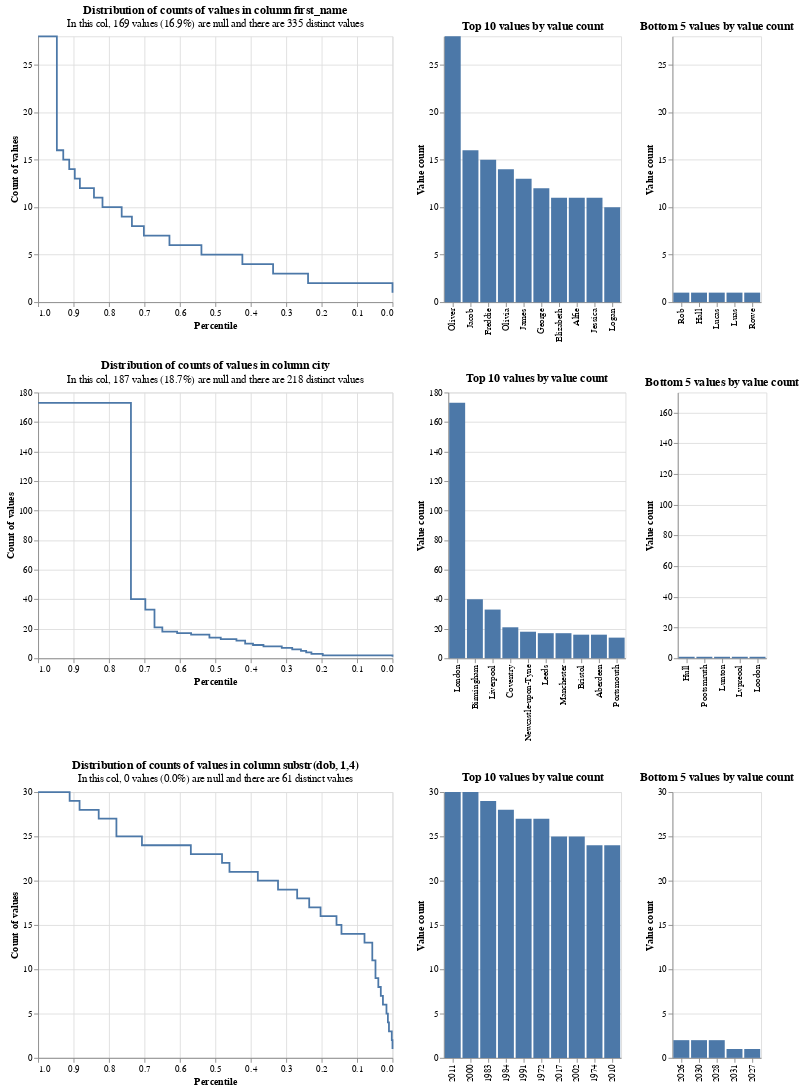

Notebook cell for this chart:
### Code cell
c = linker.profile_columns(["first_name", "city", "substr(dob, 1,4)"], top_n=10, bottom_n=5)

### Figure 1 — Vega-Lite specification as saved in the notebook (floating-point values rounded to 4 significant figures)
{"config": {"view": {"continuousWidth": 400, "continuousHeight": 300}}, "vconcat": [{"hconcat": [{"data": {"values": [{"percentile_ex_nulls": 0.9663, "percentile_inc_nulls": 0.972, "value_count": 28, "group_name": "first_name", "total_non_null_rows": 831, "total_rows_inc_nulls": 1000, "sum_tokens_in_value_count_group": 28.0, "distinct_value_count": 335}, {"percentile_ex_nulls": 0.9471, "percentile_inc_nulls": 0.956, "value_count": 16, "group_name": "first_name", "total_non_null_rows": 831, "total_rows_inc_nulls": 1000, "sum_tokens_in_value_count_group": 16.0, "distinct_value_count": 335}, {"percentile_ex_nulls": 0.929, "percentile_inc_nulls": 0.941, "value_count": 15, "group_name": "first_name", "total_non_null_rows": 831, "total_rows_inc_nulls": 1000, "sum_tokens_in_value_count_group": 15.0, "distinct_value_count": 335}, {"percentile_ex_nulls": 0.9122, "percentile_inc_nulls": 0.927, "value_count": 14, "group_name": "first_name", "total_non_null_rows": 831, "total_rows_inc_nulls": 1000, "sum_tokens_in_value_count_group": 14.0, "distinct_value_count": 335}, {"percentile_ex_nulls": 0.8965, "percentile_inc_nulls": 0.914, "value_count": 13, "group_name": "first_name", "total_non_null_rows": 831, "total_rows_inc_nulls": 1000, "sum_tokens_in_value_count_group": 13.0, "distinct_value_count": 335}, {"percentile_ex_nulls": 0.8821, "percentile_inc_nulls": 0.902, "value_count": 12, "group_name": "first_name", "total_non_null_rows": 831, "total_rows_inc_nulls": 1000, "sum_tokens_in_value_count_group": 12.0, "distinct_value_count": 335}, {"percentile_ex_nulls": 0.8424, "percentile_inc_nulls": 0.869, "value_count": 11, "group_name": "first_name", "total_non_null_rows": 831, "total_rows_inc_nulls": 1000, "sum_tokens_in_value_count_group": 33.0, "distinct_value_count": 335}, {"percentile_ex_nulls": 0.8183, "percentile_inc_nulls": 0.849, "value_count": 10, "group_name": "first_name", "total_non_null_rows": 831, "total_rows_inc_nulls": 1000, "sum_tokens_in_value_count_group": 20.0, "distinct_value_count": 335}, {"percentile_ex_nulls": 0.7641, "percentile_inc_nulls": 0.804, "value_count": 9, "group_name": "first_name", "total_non_null_rows": 831, "total_rows_inc_nulls": 1000, "sum_tokens_in_value_count_group": 45.0, "distinct_value_count": 335}, {"percentile_ex_nulls": 0.7353, "percentile_inc_nulls": 0.78, "value_count": 8, "group_name": "first_name", "total_non_null_rows": 831, "total_rows_inc_nulls": 1000, "sum_tokens_in_value_count_group": 24.0, "distinct_value_count": 335}, {"percentile_ex_nulls": 0.7016, "percentile_inc_nulls": 0.752, "value_count": 7, "group_name": "first_name", "total_non_null_rows": 831, "total_rows_inc_nulls": 1000, "sum_tokens_in_value_count_group": 28.0, "distinct_value_count": 335}, {"percentile_ex_nulls": 0.6294, "percentile_inc_nulls": 0.692, "value_count": 6, "group_name": "first_name", "total_non_null_rows": 831, "total_rows_inc_nulls": 1000, "sum_tokens_in_value_count_group": 60.0, "distinct_value_count": 335}, {"percentile_ex_nulls": 0.5391, "percentile_inc_nulls": 0.617, "value_count": 5, "group_name": "first_name", "total_non_null_rows": 831, "total_rows_inc_nulls": 1000, "sum_tokens_in_value_count_group": 75.0, "distinct_value_count": 335}, {"percentile_ex_nulls": 0.4236, "percentile_inc_nulls": 0.521, "value_count": 4, "group_name": "first_name", "total_non_null_rows": 831, "total_rows_inc_nulls": 1000, "sum_tokens_in_value_count_group": 96.0, "distinct_value_count": 335}, {"percentile_ex_nulls": 0.3369, "percentile_inc_nulls": 0.449, "value_count": 3, "group_name": "first_name", "total_non_null_rows": 831, "total_rows_inc_nulls": 1000, "sum_tokens_in_value_count_group": 72.0, "distinct_value_count": 335}, {"percentile_ex_nulls": 0.2383, "percentile_inc_nulls": 0.367, "value_count": 2, "group_name": "first_name", "total_non_null_rows": 831, "total_rows_inc_nulls": 1000, "sum_tokens_in_value_count_group": 82.0, "distinct_value_count": 335}, {"percentile_ex_nulls": 0.0, "percentile_inc_nulls": 0.169, "value_count": 1, "group_name": "first_name", "total_non_null_rows": 831, "total_rows_inc_nulls": 1000, "sum_tokens_in_value_count_group": 198.0, "distinct_value_count": 335}, {"percentile_ex_nulls": 1.0, "percentile_inc_nulls": 1.0, "value_count": 28, "group_name": "first_name", "total_non_null_rows": 831, "total_rows_inc_nulls": 1000, "sum_tokens_in_value_count_group": 28.0, "distinct_value_count": 335}]}, "mark": {"type": "line", "interpolate": "step-after"}, "encoding": {"x": {"type": "quantitative", "field": "percentile_ex_nulls", "sort": "descending", "title": "Percentile"}, "y": {"type": "quantitative", "field": "value_count", "title": "Count of values"}, "tooltip": [{"field": "value_count", "type": "quantitative"}, {"field": "percentile_ex_nulls", "type": "quantitative"}, {"field": "percentile_inc_nulls", "type": "quantitative"}, {"field": "total_non_null_rows", "type": "quantitative"}, {"field": "total_rows_inc_nulls", "type": "quantitative"}]}, "title": {"text": "Distribution of counts of values in column first_name", "subtitle": "In this col, 169 values (16.9%) are null and there are 335 distinct values"}}, {"data": {"values": [{"value_count": 28, "group_name": "first_name", "value": "Oliver", "total_non_null_rows": 831, "total_rows_inc_nulls": 1000, "distinct_value_count": 335}, {"value_count": 16, "group_name": "first_name", "value": "Jacob", "total_non_null_rows": 831, "total_rows_inc_nulls": 1000, "distinct_value_count": 335}, {"value_count": 15, "group_name": "first_name", "value": "Freddie", "total_non_null_rows": 831, "total_rows_inc_nulls": 1000, "distinct_value_count": 335}, {"value_count": 14, "group_name": "first_name", "value": "Olivia", "total_non_null_rows": 831, "total_rows_inc_nulls": 1000, "distinct_value_count": 335}, {"value_count": 13, "group_name": "first_name", "value": "James", "total_non_null_rows": 831, "total_rows_inc_nulls": 1000, "distinct_value_count": 335}, {"value_count": 12, "group_name": "first_name", "value": "George", "total_non_null_rows": 831, "total_rows_inc_nulls": 1000, "distinct_value_count": 335}, {"value_count": 11, "group_name": "first_name", "value": "Elizabeth", "total_non_null_rows": 831, "total_rows_inc_nulls": 1000, "distinct_value_count": 335}, {"value_count": 11, "group_name": "first_name", "value": "Alfie", "total_non_null_rows": 831, "total_rows_inc_nulls": 1000, "distinct_value_count": 335}, {"value_count": 11, "group_name": "first_name", "value": "Jessica", "total_non_null_rows": 831, "total_rows_inc_nulls": 1000, "distinct_value_count": 335}, {"value_count": 10, "group_name": "first_name", "value": "Logan", "total_non_null_rows": 831, "total_rows_inc_nulls": 1000, "distinct_value_count": 335}]}, "mark": "bar", "encoding": {"x": {"type": "nominal", "field": "value", "sort": "-y", "title": null}, "y": {"type": "quantitative", "field": "value_count", "title": "Value count"}, "tooltip": [{"field": "value", "type": "nominal"}, {"field": "value_count", "type": "quantitative"}, {"field": "total_non_null_rows", "type": "quantitative"}, {"field": "total_rows_inc_nulls", "type": "quantitative"}]}, "title": "Top 10 values by value count"}, {"data": {"values": [{"value_count": 1, "group_name": "first_name", "value": "Rob", "total_non_null_rows": 831, "total_rows_inc_nulls": 1000, "distinct_value_count": 335}, {"value_count": 1, "group_name": "first_name", "value": "Hall", "total_non_null_rows": 831, "total_rows_inc_nulls": 1000, "distinct_value_count": 335}, {"value_count": 1, "group_name": "first_name", "value": "Lucas", "total_non_null_rows": 831, "total_rows_inc_nulls": 1000, "distinct_value_count": 335}, {"value_count": 1, "group_name": "first_name", "value": "Luas", "total_non_null_rows": 831, "total_rows_inc_nulls": 1000, "distinct_value_count": 335}, {"value_count": 1, "group_name": "first_name", "value": "Rowe", "total_non_null_rows": 831, "total_rows_inc_nulls": 1000, "distinct_value_count": 335}]}, "mark": "bar", "encoding": {"x": {"type": "nominal", "field": "value", "sort": "-y", "title": null}, "y": {"type": "quantitative", "field": "value_count", "title": "Value count", "scale": {"domain": [0, 28]}}, "tooltip": [{"field": "value", "type": "nominal"}, {"field": "value_count", "type": "quantitative"}, {"field": "total_non_null_rows", "type": "quantitative"}, {"field": "total_rows_inc_nulls", "type": "quantitative"}]}, "title": "Bottom 5 values by value count"}]}, {"hconcat": [{"data": {"values": [{"percentile_ex_nulls": 0.7872, "percentile_inc_nulls": 0.827, "value_count": 173, "group_name": "city", "total_non_null_rows": 813, "total_rows_inc_nulls": 1000, "sum_tokens_in_value_count_group": 173.0, "distinct_value_count": 218}, {"percentile_ex_nulls": 0.738, "percentile_inc_nulls": 0.787, "value_count": 40, "group_name": "city", "total_non_null_rows": 813, "total_rows_inc_nulls": 1000, "sum_tokens_in_value_count_group": 40.0, "distinct_value_count": 218}, {"percentile_ex_nulls": 0.6974, "percentile_inc_nulls": 0.754, "value_count": 33, "group_name": "city", "total_non_null_rows": 813, "total_rows_inc_nulls": 1000, "sum_tokens_in_value_count_group": 33.0, "distinct_value_count": 218}, {"percentile_ex_nulls": 0.6716, "percentile_inc_nulls": 0.733, "value_count": 21, "group_name": "city", "total_non_null_rows": 813, "total_rows_inc_nulls": 1000, "sum_tokens_in_value_count_group": 21.0, "distinct_value_count": 218}, {"percentile_ex_nulls": 0.6494, "percentile_inc_nulls": 0.715, "value_count": 18, "group_name": "city", "total_non_null_rows": 813, "total_rows_inc_nulls": 1000, "sum_tokens_in_value_count_group": 18.0, "distinct_value_count": 218}, {"percentile_ex_nulls": 0.6076, "percentile_inc_nulls": 0.681, "value_count": 17, "group_name": "city", "total_non_null_rows": 813, "total_rows_inc_nulls": 1000, "sum_tokens_in_value_count_group": 34.0, "distinct_value_count": 218}, {"percentile_ex_nulls": 0.5683, "percentile_inc_nulls": 0.649, "value_count": 16, "group_name": "city", "total_non_null_rows": 813, "total_rows_inc_nulls": 1000, "sum_tokens_in_value_count_group": 32.0, "distinct_value_count": 218}, {"percentile_ex_nulls": 0.5166, "percentile_inc_nulls": 0.607, "value_count": 14, "group_name": "city", "total_non_null_rows": 813, "total_rows_inc_nulls": 1000, "sum_tokens_in_value_count_group": 42.0, "distinct_value_count": 218}, {"percentile_ex_nulls": 0.4846, "percentile_inc_nulls": 0.581, "value_count": 13, "group_name": "city", "total_non_null_rows": 813, "total_rows_inc_nulls": 1000, "sum_tokens_in_value_count_group": 26.0, "distinct_value_count": 218}, {"percentile_ex_nulls": 0.4403, "percentile_inc_nulls": 0.545, "value_count": 12, "group_name": "city", "total_non_null_rows": 813, "total_rows_inc_nulls": 1000, "sum_tokens_in_value_count_group": 36.0, "distinct_value_count": 218}, {"percentile_ex_nulls": 0.4157, "percentile_inc_nulls": 0.525, "value_count": 10, "group_name": "city", "total_non_null_rows": 813, "total_rows_inc_nulls": 1000, "sum_tokens_in_value_count_group": 20.0, "distinct_value_count": 218}, {"percentile_ex_nulls": 0.3936, "percentile_inc_nulls": 0.507, "value_count": 9, "group_name": "city", "total_non_null_rows": 813, "total_rows_inc_nulls": 1000, "sum_tokens_in_value_count_group": 18.0, "distinct_value_count": 218}, {"percentile_ex_nulls": 0.3641, "percentile_inc_nulls": 0.483, "value_count": 8, "group_name": "city", "total_non_null_rows": 813, "total_rows_inc_nulls": 1000, "sum_tokens_in_value_count_group": 24.0, "distinct_value_count": 218}, {"percentile_ex_nulls": 0.3124, "percentile_inc_nulls": 0.441, "value_count": 7, "group_name": "city", "total_non_null_rows": 813, "total_rows_inc_nulls": 1000, "sum_tokens_in_value_count_group": 42.0, "distinct_value_count": 218}, {"percentile_ex_nulls": 0.2829, "percentile_inc_nulls": 0.417, "value_count": 6, "group_name": "city", "total_non_null_rows": 813, "total_rows_inc_nulls": 1000, "sum_tokens_in_value_count_group": 24.0, "distinct_value_count": 218}, {"percentile_ex_nulls": 0.2583, "percentile_inc_nulls": 0.397, "value_count": 5, "group_name": "city", "total_non_null_rows": 813, "total_rows_inc_nulls": 1000, "sum_tokens_in_value_count_group": 20.0, "distinct_value_count": 218}, {"percentile_ex_nulls": 0.2435, "percentile_inc_nulls": 0.385, "value_count": 4, "group_name": "city", "total_non_null_rows": 813, "total_rows_inc_nulls": 1000, "sum_tokens_in_value_count_group": 12.0, "distinct_value_count": 218}, {"percentile_ex_nulls": 0.2288, "percentile_inc_nulls": 0.373, "value_count": 3, "group_name": "city", "total_non_null_rows": 813, "total_rows_inc_nulls": 1000, "sum_tokens_in_value_count_group": 12.0, "distinct_value_count": 218}, {"percentile_ex_nulls": 0.1968, "percentile_inc_nulls": 0.347, "value_count": 2, "group_name": "city", "total_non_null_rows": 813, "total_rows_inc_nulls": 1000, "sum_tokens_in_value_count_group": 26.0, "distinct_value_count": 218}, {"percentile_ex_nulls": 0.0, "percentile_inc_nulls": 0.187, "value_count": 1, "group_name": "city", "total_non_null_rows": 813, "total_rows_inc_nulls": 1000, "sum_tokens_in_value_count_group": 160.0, "distinct_value_count": 218}, {"percentile_ex_nulls": 1.0, "percentile_inc_nulls": 1.0, "value_count": 173, "group_name": "city", "total_non_null_rows": 813, "total_rows_inc_nulls": 1000, "sum_tokens_in_value_count_group": 173.0, "distinct_value_count": 218}]}, "mark": {"type": "line", "interpolate": "step-after"}, "encoding": {"x": {"type": "quantitative", "field": "percentile_ex_nulls", "sort": "descending", "title": "Percentile"}, "y": {"type": "quantitative", "field": "value_count", "title": "Count of values"}, "tooltip": [{"field": "value_count", "type": "quantitative"}, {"field": "percentile_ex_nulls", "type": "quantitative"}, {"field": "percentile_inc_nulls", "type": "quantitative"}, {"field": "total_non_null_rows", "type": "quantitative"}, {"field": "total_rows_inc_nulls", "type": "quantitative"}]}, "title": {"text": "Distribution of counts of values in column city", "subtitle": "In this col, 187 values (18.7%) are null and there are 218 distinct values"}}, {"data": {"values": [{"value_count": 173, "group_name": "city", "value": "London", "total_non_null_rows": 813, "total_rows_inc_nulls": 1000, "distinct_value_count": 218}, {"value_count": 40, "group_name": "city", "value": "Birmingham", "total_non_null_rows": 813, "total_rows_inc_nulls": 1000, "distinct_value_count": 218}, {"value_count": 33, "group_name": "city", "value": "Liverpool", "total_non_null_rows": 813, "total_rows_inc_nulls": 1000, "distinct_value_count": 218}, {"value_count": 21, "group_name": "city", "value": "Coventry", "total_non_null_rows": 813, "total_rows_inc_nulls": 1000, "distinct_value_count": 218}, {"value_count": 18, "group_name": "city", "value": "Newcastle-upon-Tyne", "total_non_null_rows": 813, "total_rows_inc_nulls": 1000, "distinct_value_count": 218}, {"value_count": 17, "group_name": "city", "value": "Leeds", "total_non_null_rows": 813, "total_rows_inc_nulls": 1000, "distinct_value_count": 218}, {"value_count": 17, "group_name": "city", "value": "Manchester", "total_non_null_rows": 813, "total_rows_inc_nulls": 1000, "distinct_value_count": 218}, {"value_count": 16, "group_name": "city", "value": "Bristol", "total_non_null_rows": 813, "total_rows_inc_nulls": 1000, "distinct_value_count": 218}, {"value_count": 16, "group_name": "city", "value": "Aberdeen", "total_non_null_rows": 813, "total_rows_inc_nulls": 1000, "distinct_value_count": 218}, {"value_count": 14, "group_name": "city", "value": "Portsmouth", "total_non_null_rows": 813, "total_rows_inc_nulls": 1000, "distinct_value_count": 218}]}, "mark": "bar", "encoding": {"x": {"type": "nominal", "field": "value", "sort": "-y", "title": null}, "y": {"type": "quantitative", "field": "value_count", "title": "Value count"}, "tooltip": [{"field": "value", "type": "nominal"}, {"field": "value_count", "type": "quantitative"}, {"field": "total_non_null_rows", "type": "quantitative"}, {"field": "total_rows_inc_nulls", "type": "quantitative"}]}, "title": "Top 10 values by value count"}, {"data": {"values": [{"value_count": 1, "group_name": "city", "value": "Hull", "total_non_null_rows": 813, "total_rows_inc_nulls": 1000, "distinct_value_count": 218}, {"value_count": 1, "group_name": "city", "value": "Pootsmruth", "total_non_null_rows": 813, "total_rows_inc_nulls": 1000, "distinct_value_count": 218}, {"value_count": 1, "group_name": "city", "value": "Lunton", "total_non_null_rows": 813, "total_rows_inc_nulls": 1000, "distinct_value_count": 218}, {"value_count": 1, "group_name": "city", "value": "Lvpreool", "total_non_null_rows": 813, "total_rows_inc_nulls": 1000, "distinct_value_count": 218}, {"value_count": 1, "group_name": "city", "value": "Loodon", "total_non_null_rows": 813, "total_rows_inc_nulls": 1000, "distinct_value_count": 218}]}, "mark": "bar", "encoding": {"x": {"type": "nominal", "field": "value", "sort": "-y", "title": null}, "y": {"type": "quantitative", "field": "value_count", "title": "Value count", "scale": {"domain": [0, 173]}}, "tooltip": [{"field": "value", "type": "nominal"}, {"field": "value_count", "type": "quantitative"}, {"field": "total_non_null_rows", "type": "quantitative"}, {"field": "total_rows_inc_nulls", "type": "quantitative"}]}, "title": "Bottom 5 values by value count"}]}, {"hconcat": [{"data": {"values": [{"percentile_ex_nulls": 0.94, "percentile_inc_nulls": 0.94, "value_count": 30, "group_name": "substr(dob, 1,4)", "total_non_null_rows": 1000, "total_rows_inc_nulls": 1000, "sum_tokens_in_value_count_group": 60.0, "distinct_value_count": 61}, {"percentile_ex_nulls": 0.911, "percentile_inc_nulls": 0.911, "value_count": 29, "group_name": "substr(dob, 1,4)", "total_non_null_rows": 1000, "total_rows_inc_nulls": 1000, "sum_tokens_in_value_count_group": 29.0, "distinct_value_count": 61}, {"percentile_ex_nulls": 0.883, "percentile_inc_nulls": 0.883, "value_count": 28, "group_name": "substr(dob, 1,4)", "total_non_null_rows": 1000, "total_rows_inc_nulls": 1000, "sum_tokens_in_value_count_group": 28.0, "distinct_value_count": 61}, {"percentile_ex_nulls": 0.829, "percentile_inc_nulls": 0.829, "value_count": 27, "group_name": "substr(dob, 1,4)", "total_non_null_rows": 1000, "total_rows_inc_nulls": 1000, "sum_tokens_in_value_count_group": 54.0, "distinct_value_count": 61}, {"percentile_ex_nulls": 0.779, "percentile_inc_nulls": 0.779, "value_count": 25, "group_name": "substr(dob, 1,4)", "total_non_null_rows": 1000, "total_rows_inc_nulls": 1000, "sum_tokens_in_value_count_group": 50.0, "distinct_value_count": 61}, {"percentile_ex_nulls": 0.707, "percentile_inc_nulls": 0.707, "value_count": 24, "group_name": "substr(dob, 1,4)", "total_non_null_rows": 1000, "total_rows_inc_nulls": 1000, "sum_tokens_in_value_count_group": 72.0, "distinct_value_count": 61}, {"percentile_ex_nulls": 0.569, "percentile_inc_nulls": 0.569, "value_count": 23, "group_name": "substr(dob, 1,4)", "total_non_null_rows": 1000, "total_rows_inc_nulls": 1000, "sum_tokens_in_value_count_group": 138.0, "distinct_value_count": 61}, {"percentile_ex_nulls": 0.481, "percentile_inc_nulls": 0.481, "value_count": 22, "group_name": "substr(dob, 1,4)", "total_non_null_rows": 1000, "total_rows_inc_nulls": 1000, "sum_tokens_in_value_count_group": 88.0, "distinct_value_count": 61}, {"percentile_ex_nulls": 0.46, "percentile_inc_nulls": 0.46, "value_count": 21, "group_name": "substr(dob, 1,4)", "total_non_null_rows": 1000, "total_rows_inc_nulls": 1000, "sum_tokens_in_value_count_group": 21.0, "distinct_value_count": 61}, {"percentile_ex_nulls": 0.38, "percentile_inc_nulls": 0.38, "value_count": 20, "group_name": "substr(dob, 1,4)", "total_non_null_rows": 1000, "total_rows_inc_nulls": 1000, "sum_tokens_in_value_count_group": 80.0, "distinct_value_count": 61}, {"percentile_ex_nulls": 0.323, "percentile_inc_nulls": 0.323, "value_count": 19, "group_name": "substr(dob, 1,4)", "total_non_null_rows": 1000, "total_rows_inc_nulls": 1000, "sum_tokens_in_value_count_group": 57.0, "distinct_value_count": 61}, {"percentile_ex_nulls": 0.269, "percentile_inc_nulls": 0.269, "value_count": 18, "group_name": "substr(dob, 1,4)", "total_non_null_rows": 1000, "total_rows_inc_nulls": 1000, "sum_tokens_in_value_count_group": 54.0, "distinct_value_count": 61}, {"percentile_ex_nulls": 0.235, "percentile_inc_nulls": 0.235, "value_count": 17, "group_name": "substr(dob, 1,4)", "total_non_null_rows": 1000, "total_rows_inc_nulls": 1000, "sum_tokens_in_value_count_group": 34.0, "distinct_value_count": 61}, {"percentile_ex_nulls": 0.203, "percentile_inc_nulls": 0.203, "value_count": 16, "group_name": "substr(dob, 1,4)", "total_non_null_rows": 1000, "total_rows_inc_nulls": 1000, "sum_tokens_in_value_count_group": 32.0, "distinct_value_count": 61}, {"percentile_ex_nulls": 0.158, "percentile_inc_nulls": 0.158, "value_count": 15, "group_name": "substr(dob, 1,4)", "total_non_null_rows": 1000, "total_rows_inc_nulls": 1000, "sum_tokens_in_value_count_group": 45.0, "distinct_value_count": 61}, {"percentile_ex_nulls": 0.144, "percentile_inc_nulls": 0.144, "value_count": 14, "group_name": "substr(dob, 1,4)", "total_non_null_rows": 1000, "total_rows_inc_nulls": 1000, "sum_tokens_in_value_count_group": 14.0, "distinct_value_count": 61}, {"percentile_ex_nulls": 0.079, "percentile_inc_nulls": 0.079, "value_count": 13, "group_name": "substr(dob, 1,4)", "total_non_null_rows": 1000, "total_rows_inc_nulls": 1000, "sum_tokens_in_value_count_group": 65.0, "distinct_value_count": 61}, {"percentile_ex_nulls": 0.057, "percentile_inc_nulls": 0.057, "value_count": 11, "group_name": "substr(dob, 1,4)", "total_non_null_rows": 1000, "total_rows_inc_nulls": 1000, "sum_tokens_in_value_count_group": 22.0, "distinct_value_count": 61}, {"percentile_ex_nulls": 0.048, "percentile_inc_nulls": 0.048, "value_count": 9, "group_name": "substr(dob, 1,4)", "total_non_null_rows": 1000, "total_rows_inc_nulls": 1000, "sum_tokens_in_value_count_group": 9.0, "distinct_value_count": 61}, {"percentile_ex_nulls": 0.04, "percentile_inc_nulls": 0.04, "value_count": 8, "group_name": "substr(dob, 1,4)", "total_non_null_rows": 1000, "total_rows_inc_nulls": 1000, "sum_tokens_in_value_count_group": 8.0, "distinct_value_count": 61}, {"percentile_ex_nulls": 0.033, "percentile_inc_nulls": 0.033, "value_count": 7, "group_name": "substr(dob, 1,4)", "total_non_null_rows": 1000, "total_rows_inc_nulls": 1000, "sum_tokens_in_value_count_group": 7.0, "distinct_value_count": 61}, {"percentile_ex_nulls": 0.027, "percentile_inc_nulls": 0.027, "value_count": 6, "group_name": "substr(dob, 1,4)", "total_non_null_rows": 1000, "total_rows_inc_nulls": 1000, "sum_tokens_in_value_count_group": 6.0, "distinct_value_count": 61}, {"percentile_ex_nulls": 0.017, "percentile_inc_nulls": 0.017, "value_count": 5, "group_name": "substr(dob, 1,4)", "total_non_null_rows": 1000, "total_rows_inc_nulls": 1000, "sum_tokens_in_value_count_group": 10.0, "distinct_value_count": 61}, {"percentile_ex_nulls": 0.013, "percentile_inc_nulls": 0.013, "value_count": 4, "group_name": "substr(dob, 1,4)", "total_non_null_rows": 1000, "total_rows_inc_nulls": 1000, "sum_tokens_in_value_count_group": 4.0, "distinct_value_count": 61}, {"percentile_ex_nulls": 0.01, "percentile_inc_nulls": 0.01, "value_count": 3, "group_name": "substr(dob, 1,4)", "total_non_null_rows": 1000, "total_rows_inc_nulls": 1000, "sum_tokens_in_value_count_group": 3.0, "distinct_value_count": 61}, {"percentile_ex_nulls": 0.002, "percentile_inc_nulls": 0.002, "value_count": 2, "group_name": "substr(dob, 1,4)", "total_non_null_rows": 1000, "total_rows_inc_nulls": 1000, "sum_tokens_in_value_count_group": 8.0, "distinct_value_count": 61}, {"percentile_ex_nulls": 0.0, "percentile_inc_nulls": 0.0, "value_count": 1, "group_name": "substr(dob, 1,4)", "total_non_null_rows": 1000, "total_rows_inc_nulls": 1000, "sum_tokens_in_value_count_group": 2.0, "distinct_value_count": 61}, {"percentile_ex_nulls": 1.0, "percentile_inc_nulls": 1.0, "value_count": 30, "group_name": "substr(dob, 1,4)", "total_non_null_rows": 1000, "total_rows_inc_nulls": 1000, "sum_tokens_in_value_count_group": 60.0, "distinct_value_count": 61}]}, "mark": {"type": "line", "interpolate": "step-after"}, "encoding": {"x": {"type": "quantitative", "field": "percentile_ex_nulls", "sort": "descending", "title": "Percentile"}, "y": {"type": "quantitative", "field": "value_count", "title": "Count of values"}, "tooltip": [{"field": "value_count", "type": "quantitative"}, {"field": "percentile_ex_nulls", "type": "quantitative"}, {"field": "percentile_inc_nulls", "type": "quantitative"}, {"field": "total_non_null_rows", "type": "quantitative"}, {"field": "total_rows_inc_nulls", "type": "quantitative"}]}, "title": {"text": "Distribution of counts of values in column substr(dob, 1,4)", "subtitle": "In this col, 0 values (0.0%) are null and there are 61 distinct values"}}, {"data": {"values": [{"value_count": 30, "group_name": "substr(dob, 1,4)", "value": "2011", "total_non_null_rows": 1000, "total_rows_inc_nulls": 1000, "distinct_value_count": 61}, {"value_count": 30, "group_name": "substr(dob, 1,4)", "value": "2000", "total_non_null_rows": 1000, "total_rows_inc_nulls": 1000, "distinct_value_count": 61}, {"value_count": 29, "group_name": "substr(dob, 1,4)", "value": "1983", "total_non_null_rows": 1000, "total_rows_inc_nulls": 1000, "distinct_value_count": 61}, {"value_count": 28, "group_name": "substr(dob, 1,4)", "value": "1984", "total_non_null_rows": 1000, "total_rows_inc_nulls": 1000, "distinct_value_count": 61}, {"value_count": 27, "group_name": "substr(dob, 1,4)", "value": "1991", "total_non_null_rows": 1000, "total_rows_inc_nulls": 1000, "distinct_value_count": 61}, {"value_count": 27, "group_name": "substr(dob, 1,4)", "value": "1972", "total_non_null_rows": 1000, "total_rows_inc_nulls": 1000, "distinct_value_count": 61}, {"value_count": 25, "group_name": "substr(dob, 1,4)", "value": "2017", "total_non_null_rows": 1000, "total_rows_inc_nulls": 1000, "distinct_value_count": 61}, {"value_count": 25, "group_name": "substr(dob, 1,4)", "value": "2002", "total_non_null_rows": 1000, "total_rows_inc_nulls": 1000, "distinct_value_count": 61}, {"value_count": 24, "group_name": "substr(dob, 1,4)", "value": "1974", "total_non_null_rows": 1000, "total_rows_inc_nulls": 1000, "distinct_value_count": 61}, {"value_count": 24, "group_name": "substr(dob, 1,4)", "value": "2010", "total_non_null_rows": 1000, "total_rows_inc_nulls": 1000, "distinct_value_count": 61}]}, "mark": "bar", "encoding": {"x": {"type": "nominal", "field": "value", "sort": "-y", "title": null}, "y": {"type": "quantitative", "field": "value_count", "title": "Value count"}, "tooltip": [{"field": "value", "type": "nominal"}, {"field": "value_count", "type": "quantitative"}, {"field": "total_non_null_rows", "type": "quantitative"}, {"field": "total_rows_inc_nulls", "type": "quantitative"}]}, "title": "Top 10 values by value count"}, {"data": {"values": [{"value_count": 1, "group_name": "substr(dob, 1,4)", "value": "2031", "total_non_null_rows": 1000, "total_rows_inc_nulls": 1000, "distinct_value_count": 61}, {"value_count": 1, "group_name": "substr(dob, 1,4)", "value": "2027", "total_non_null_rows": 1000, "total_rows_inc_nulls": 1000, "distinct_value_count": 61}, {"value_count": 2, "group_name": "substr(dob, 1,4)", "value": "2026", "total_non_null_rows": 1000, "total_rows_inc_nulls": 1000, "distinct_value_count": 61}, {"value_count": 2, "group_name": "substr(dob, 1,4)", "value": "2030", "total_non_null_rows": 1000, "total_rows_inc_nulls": 1000, "distinct_value_count": 61}, {"value_count": 2, "group_name": "substr(dob, 1,4)", "value": "2028", "total_non_null_rows": 1000, "total_rows_inc_nulls": 1000, "distinct_value_count": 61}]}, "mark": "bar", "encoding": {"x": {"type": "nominal", "field": "value", "sort": "-y", "title": null}, "y": {"type": "quantitative", "field": "value_count", "title": "Value count", "scale": {"domain": [0, 30]}}, "tooltip": [{"field": "value", "type": "nominal"}, {"field": "value_count", "type": "quantitative"}, {"field": "total_non_null_rows", "type": "quantitative"}, {"field": "total_rows_inc_nulls", "type": "quantitative"}]}, "title": "Bottom 5 values by value count"}]}], "$schema": "https://vega.github.io/schema/vega-lite/v4.8.1.json"}
